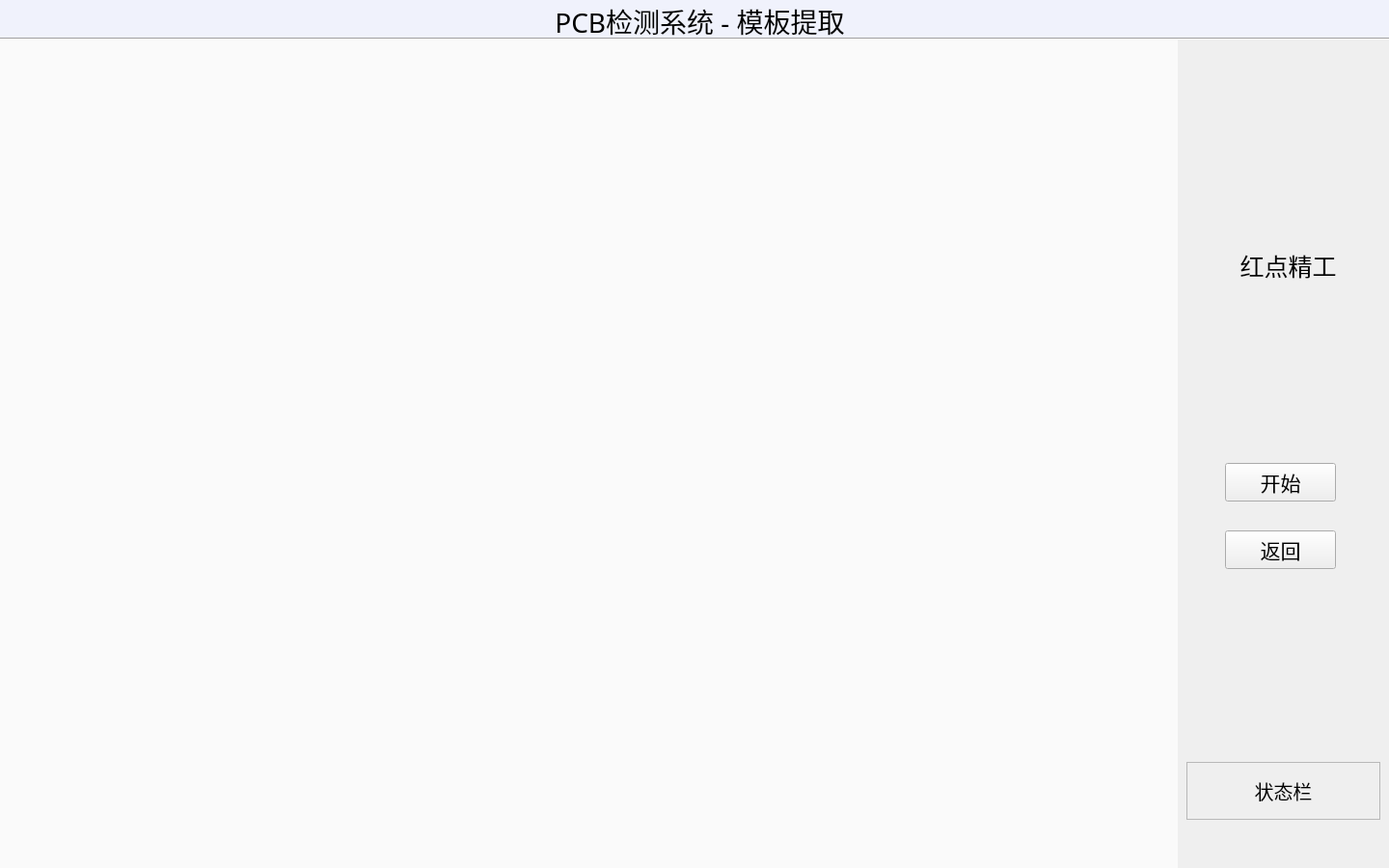
<?xml version="1.0" encoding="UTF-8"?>
<ui version="4.0">
 <class>ExtractUI</class>
 <widget class="QWidget" name="ExtractUI">
  <property name="geometry">
   <rect>
    <x>0</x>
    <y>0</y>
    <width>1440</width>
    <height>900</height>
   </rect>
  </property>
  <property name="windowTitle">
   <string>ExtractUI</string>
  </property>
  <widget class="Line" name="line">
   <property name="geometry">
    <rect>
     <x>0</x>
     <y>30</y>
     <width>1441</width>
     <height>20</height>
    </rect>
   </property>
   <property name="orientation">
    <enum>Qt::Horizontal</enum>
   </property>
  </widget>
  <widget class="QLabel" name="label_title">
   <property name="geometry">
    <rect>
     <x>560</x>
     <y>1</y>
     <width>331</width>
     <height>41</height>
    </rect>
   </property>
   <property name="sizePolicy">
    <sizepolicy hsizetype="Fixed" vsizetype="Fixed">
     <horstretch>0</horstretch>
     <verstretch>0</verstretch>
    </sizepolicy>
   </property>
   <property name="minimumSize">
    <size>
     <width>60</width>
     <height>30</height>
    </size>
   </property>
   <property name="font">
    <font>
     <family>黑体</family>
     <pointsize>21</pointsize>
     <weight>12</weight>
     <italic>false</italic>
     <bold>false</bold>
    </font>
   </property>
   <property name="styleSheet">
    <string notr="true">font: 100 21pt &quot;黑体&quot;;
</string>
   </property>
   <property name="text">
    <string>PCB检测系统 - 模板提取</string>
   </property>
   <property name="alignment">
    <set>Qt::AlignCenter</set>
   </property>
  </widget>
  <widget class="QLabel" name="label_3">
   <property name="geometry">
    <rect>
     <x>0</x>
     <y>0</y>
     <width>1441</width>
     <height>41</height>
    </rect>
   </property>
   <property name="styleSheet">
    <string notr="true">background-color: rgb(240, 242, 252);</string>
   </property>
   <property name="text">
    <string/>
   </property>
  </widget>
  <widget class="QLabel" name="label_logo">
   <property name="geometry">
    <rect>
     <x>1249</x>
     <y>129</y>
     <width>171</width>
     <height>121</height>
    </rect>
   </property>
   <property name="sizePolicy">
    <sizepolicy hsizetype="Fixed" vsizetype="Fixed">
     <horstretch>0</horstretch>
     <verstretch>0</verstretch>
    </sizepolicy>
   </property>
   <property name="maximumSize">
    <size>
     <width>16777215</width>
     <height>16000000</height>
    </size>
   </property>
   <property name="font">
    <font>
     <pointsize>16</pointsize>
     <weight>50</weight>
     <bold>false</bold>
    </font>
   </property>
   <property name="styleSheet">
    <string notr="true">border-image: url(:/PCBDetect/icons/logo.png);</string>
   </property>
   <property name="text">
    <string/>
   </property>
   <property name="alignment">
    <set>Qt::AlignCenter</set>
   </property>
  </widget>
  <widget class="QLabel" name="label">
   <property name="geometry">
    <rect>
     <x>1280</x>
     <y>260</y>
     <width>111</width>
     <height>31</height>
    </rect>
   </property>
   <property name="font">
    <font>
     <family>楷体</family>
     <pointsize>19</pointsize>
     <weight>50</weight>
     <italic>false</italic>
     <bold>false</bold>
    </font>
   </property>
   <property name="styleSheet">
    <string notr="true">font: 19pt &quot;楷体&quot;;</string>
   </property>
   <property name="text">
    <string>红点精工</string>
   </property>
   <property name="alignment">
    <set>Qt::AlignCenter</set>
   </property>
  </widget>
  <widget class="QPushButton" name="pushButton_start">
   <property name="geometry">
    <rect>
     <x>1270</x>
     <y>480</y>
     <width>115</width>
     <height>40</height>
    </rect>
   </property>
   <property name="sizePolicy">
    <sizepolicy hsizetype="Fixed" vsizetype="Fixed">
     <horstretch>0</horstretch>
     <verstretch>0</verstretch>
    </sizepolicy>
   </property>
   <property name="font">
    <font>
     <pointsize>16</pointsize>
    </font>
   </property>
   <property name="text">
    <string>开始</string>
   </property>
  </widget>
  <widget class="QPushButton" name="pushButton_return">
   <property name="geometry">
    <rect>
     <x>1270</x>
     <y>550</y>
     <width>115</width>
     <height>40</height>
    </rect>
   </property>
   <property name="sizePolicy">
    <sizepolicy hsizetype="Fixed" vsizetype="Fixed">
     <horstretch>0</horstretch>
     <verstretch>0</verstretch>
    </sizepolicy>
   </property>
   <property name="font">
    <font>
     <pointsize>16</pointsize>
    </font>
   </property>
   <property name="text">
    <string>返回</string>
   </property>
  </widget>
  <widget class="QLabel" name="label_status">
   <property name="geometry">
    <rect>
     <x>1230</x>
     <y>790</y>
     <width>201</width>
     <height>60</height>
    </rect>
   </property>
   <property name="font">
    <font>
     <pointsize>15</pointsize>
    </font>
   </property>
   <property name="frameShape">
    <enum>QFrame::StyledPanel</enum>
   </property>
   <property name="frameShadow">
    <enum>QFrame::Raised</enum>
   </property>
   <property name="text">
    <string>状态栏</string>
   </property>
   <property name="alignment">
    <set>Qt::AlignCenter</set>
   </property>
  </widget>
  <widget class="QGraphicsView" name="graphicsView">
   <property name="geometry">
    <rect>
     <x>0</x>
     <y>40</y>
     <width>1221</width>
     <height>861</height>
    </rect>
   </property>
   <property name="styleSheet">
    <string notr="true">background-color: rgb(250, 250, 250);</string>
   </property>
   <property name="frameShape">
    <enum>QFrame::NoFrame</enum>
   </property>
  </widget>
  <zorder>label_3</zorder>
  <zorder>label_title</zorder>
  <zorder>label_logo</zorder>
  <zorder>label</zorder>
  <zorder>pushButton_start</zorder>
  <zorder>pushButton_return</zorder>
  <zorder>label_status</zorder>
  <zorder>graphicsView</zorder>
  <zorder>line</zorder>
 </widget>
 <layoutdefault spacing="6" margin="11"/>
 <resources>
  <include location="PCBDetect.qrc"/>
 </resources>
 <connections/>
</ui>
